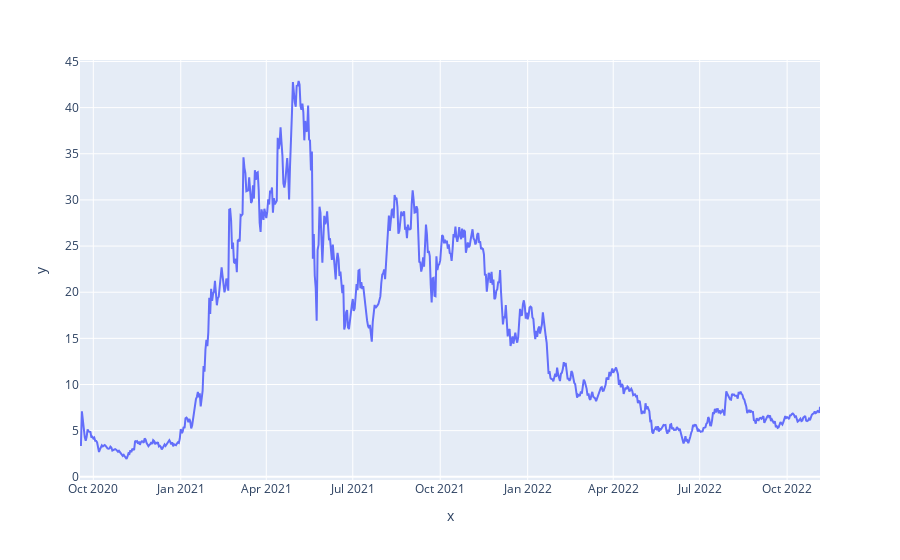

Here is the notebook cell this chart was saved with:
### Code cell
fig = px.line(x=df['ts'], y=df['prices'])
fig.show()

### Figure 1 — Plotly figure (JSON) as saved in the notebook; plotly's stock layout.template omitted (floating-point values rounded to 4 significant figures; data arrays with more than 128 entries replaced by an {"elided": "..."} marker saying what was removed)
{"data": [{"hovertemplate": "x=%{x}<br>y=%{y}<extra></extra>", "legendgroup": "", "line": {"color": "#636efa", "dash": "solid"}, "marker": {"symbol": "circle"}, "mode": "lines", "name": "", "orientation": "v", "showlegend": false, "type": "scatter", "x": {"elided": "780 str values"}, "xaxis": "x", "y": {"elided": "780 float values"}, "yaxis": "y"}], "layout": {"legend": {"tracegroupgap": 0}, "margin": {"t": 60}, "xaxis": {"anchor": "y", "domain": [0, 1], "title": {"text": "x"}}, "yaxis": {"anchor": "x", "domain": [0, 1], "title": {"text": "y"}}}}
